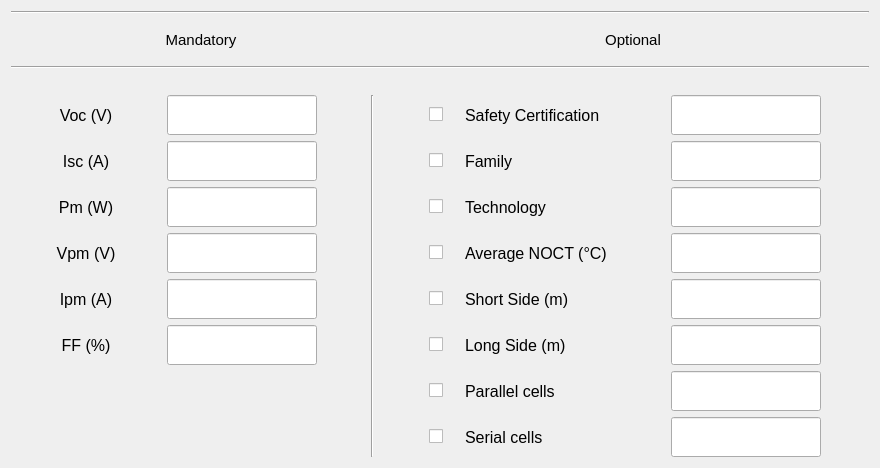
     <widget class="QWidget" name="verticalLayoutWidget_10">
      <property name="geometry">
       <rect>
        <x>710</x>
        <y>90</y>
        <width>880</width>
        <height>455</height>
       </rect>
      </property>
      <layout class="QVBoxLayout" name="verticalLayout_11">
       <item>
        <widget class="Line" name="line_6">
         <property name="orientation">
          <enum>Qt::Horizontal</enum>
         </property>
        </widget>
       </item>
       <item>
        <layout class="QHBoxLayout" name="horizontalLayout_9">
         <item>
          <widget class="QLabel" name="producerLabel_4">
           <property name="minimumSize">
            <size>
             <width>380</width>
             <height>40</height>
            </size>
           </property>
           <property name="maximumSize">
            <size>
             <width>380</width>
             <height>40</height>
            </size>
           </property>
           <property name="font">
            <font>
             <pointsize>11</pointsize>
            </font>
           </property>
           <property name="text">
            <string>Mandatory</string>
           </property>
           <property name="alignment">
            <set>Qt::AlignCenter</set>
           </property>
          </widget>
         </item>
         <item>
          <spacer name="horizontalSpacer_6">
           <property name="orientation">
            <enum>Qt::Horizontal</enum>
           </property>
           <property name="sizeHint" stdset="0">
            <size>
             <width>40</width>
             <height>20</height>
            </size>
           </property>
          </spacer>
         </item>
         <item>
          <widget class="QLabel" name="producerLabel_6">
           <property name="minimumSize">
            <size>
             <width>380</width>
             <height>40</height>
            </size>
           </property>
           <property name="maximumSize">
            <size>
             <width>380</width>
             <height>40</height>
            </size>
           </property>
           <property name="font">
            <font>
             <pointsize>11</pointsize>
            </font>
           </property>
           <property name="text">
            <string>Optional</string>
           </property>
           <property name="alignment">
            <set>Qt::AlignCenter</set>
           </property>
          </widget>
         </item>
         <item>
          <spacer name="horizontalSpacer_5">
           <property name="orientation">
            <enum>Qt::Horizontal</enum>
           </property>
           <property name="sizeHint" stdset="0">
            <size>
             <width>40</width>
             <height>20</height>
            </size>
           </property>
          </spacer>
         </item>
        </layout>
       </item>
       <item>
        <widget class="Line" name="line_5">
         <property name="orientation">
          <enum>Qt::Horizontal</enum>
         </property>
        </widget>
       </item>
       <item>
        <widget class="QLabel" name="label_27">
         <property name="text">
          <string/>
         </property>
        </widget>
       </item>
       <item>
        <layout class="QHBoxLayout" name="horizontalLayout_6">
         <item>
          <layout class="QVBoxLayout" name="verticalLayout_9">
           <item>
            <layout class="QFormLayout" name="formLayout_2">
             <item row="0" column="1">
              <widget class="QLineEdit" name="vocLineEdit">
               <property name="minimumSize">
                <size>
                 <width>150</width>
                 <height>40</height>
                </size>
               </property>
               <property name="maximumSize">
                <size>
                 <width>200</width>
                 <height>40</height>
                </size>
               </property>
              </widget>
             </item>
             <item row="1" column="0">
              <widget class="QLabel" name="iscLabel">
               <property name="minimumSize">
                <size>
                 <width>150</width>
                 <height>40</height>
                </size>
               </property>
               <property name="maximumSize">
                <size>
                 <width>200</width>
                 <height>40</height>
                </size>
               </property>
               <property name="font">
                <font>
                 <pointsize>12</pointsize>
                </font>
               </property>
               <property name="text">
                <string>Isc (A)</string>
               </property>
               <property name="alignment">
                <set>Qt::AlignCenter</set>
               </property>
              </widget>
             </item>
             <item row="1" column="1">
              <widget class="QLineEdit" name="iscLineEdit">
               <property name="minimumSize">
                <size>
                 <width>150</width>
                 <height>40</height>
                </size>
               </property>
               <property name="maximumSize">
                <size>
                 <width>200</width>
                 <height>40</height>
                </size>
               </property>
              </widget>
             </item>
             <item row="2" column="0">
              <widget class="QLabel" name="pmLabel">
               <property name="minimumSize">
                <size>
                 <width>150</width>
                 <height>40</height>
                </size>
               </property>
               <property name="maximumSize">
                <size>
                 <width>200</width>
                 <height>40</height>
                </size>
               </property>
               <property name="font">
                <font>
                 <pointsize>12</pointsize>
                </font>
               </property>
               <property name="text">
                <string>Pm (W)</string>
               </property>
               <property name="alignment">
                <set>Qt::AlignCenter</set>
               </property>
              </widget>
             </item>
             <item row="2" column="1">
              <widget class="QLineEdit" name="pmLineEdit">
               <property name="minimumSize">
                <size>
                 <width>150</width>
                 <height>40</height>
                </size>
               </property>
               <property name="maximumSize">
                <size>
                 <width>200</width>
                 <height>40</height>
                </size>
               </property>
              </widget>
             </item>
             <item row="3" column="0">
              <widget class="QLabel" name="vpmLabel">
               <property name="minimumSize">
                <size>
                 <width>150</width>
                 <height>40</height>
                </size>
               </property>
               <property name="maximumSize">
                <size>
                 <width>200</width>
                 <height>40</height>
                </size>
               </property>
               <property name="font">
                <font>
                 <pointsize>12</pointsize>
                </font>
               </property>
               <property name="text">
                <string>Vpm (V)</string>
               </property>
               <property name="alignment">
                <set>Qt::AlignCenter</set>
               </property>
              </widget>
             </item>
             <item row="3" column="1">
              <widget class="QLineEdit" name="vpmLineEdit">
               <property name="minimumSize">
                <size>
                 <width>150</width>
                 <height>40</height>
                </size>
               </property>
               <property name="maximumSize">
                <size>
                 <width>200</width>
                 <height>40</height>
                </size>
               </property>
              </widget>
             </item>
             <item row="4" column="0">
              <widget class="QLabel" name="ipmLabel">
               <property name="minimumSize">
                <size>
                 <width>150</width>
                 <height>40</height>
                </size>
               </property>
               <property name="maximumSize">
                <size>
                 <width>200</width>
                 <height>40</height>
                </size>
               </property>
               <property name="font">
                <font>
                 <pointsize>12</pointsize>
                </font>
               </property>
               <property name="text">
                <string>Ipm (A)</string>
               </property>
               <property name="alignment">
                <set>Qt::AlignCenter</set>
               </property>
              </widget>
             </item>
             <item row="4" column="1">
              <widget class="QLineEdit" name="ipmLineEdit">
               <property name="minimumSize">
                <size>
                 <width>150</width>
                 <height>40</height>
                </size>
               </property>
               <property name="maximumSize">
                <size>
                 <width>200</width>
                 <height>40</height>
                </size>
               </property>
              </widget>
             </item>
             <item row="5" column="0">
              <widget class="QLabel" name="ffLabel">
               <property name="minimumSize">
                <size>
                 <width>150</width>
                 <height>40</height>
                </size>
               </property>
               <property name="maximumSize">
                <size>
                 <width>200</width>
                 <height>40</height>
                </size>
               </property>
               <property name="font">
                <font>
                 <pointsize>12</pointsize>
                </font>
               </property>
               <property name="text">
                <string>FF (%)</string>
               </property>
               <property name="alignment">
                <set>Qt::AlignCenter</set>
               </property>
              </widget>
             </item>
             <item row="5" column="1">
              <widget class="QLineEdit" name="ffLineEdit">
               <property name="minimumSize">
                <size>
                 <width>150</width>
                 <height>40</height>
                </size>
               </property>
               <property name="maximumSize">
                <size>
                 <width>200</width>
                 <height>40</height>
                </size>
               </property>
              </widget>
             </item>
             <item row="0" column="0">
              <widget class="QLabel" name="vocLabel">
               <property name="minimumSize">
                <size>
                 <width>150</width>
                 <height>40</height>
                </size>
               </property>
               <property name="maximumSize">
                <size>
                 <width>200</width>
                 <height>40</height>
                </size>
               </property>
               <property name="font">
                <font>
                 <pointsize>12</pointsize>
                </font>
               </property>
               <property name="text">
                <string>Voc (V)</string>
               </property>
               <property name="alignment">
                <set>Qt::AlignCenter</set>
               </property>
              </widget>
             </item>
            </layout>
           </item>
          </layout>
         </item>
         <item>
          <spacer name="horizontalSpacer_2">
           <property name="orientation">
            <enum>Qt::Horizontal</enum>
           </property>
           <property name="sizeHint" stdset="0">
            <size>
             <width>40</width>
             <height>20</height>
            </size>
           </property>
          </spacer>
         </item>
         <item>
          <widget class="Line" name="line">
           <property name="orientation">
            <enum>Qt::Vertical</enum>
           </property>
          </widget>
         </item>
         <item>
          <spacer name="horizontalSpacer">
           <property name="orientation">
            <enum>Qt::Horizontal</enum>
           </property>
           <property name="sizeHint" stdset="0">
            <size>
             <width>40</width>
             <height>20</height>
            </size>
           </property>
          </spacer>
         </item>
         <item>
          <layout class="QVBoxLayout" name="verticalLayout_10">
           <item>
            <layout class="QGridLayout" name="gridLayout">
             <item row="5" column="0">
              <widget class="QCheckBox" name="longSideCheckBox">
               <property name="text">
                <string/>
               </property>
              </widget>
             </item>
             <item row="5" column="2">
              <widget class="QLineEdit" name="longSideLineEdit">
               <property name="minimumSize">
                <size>
                 <width>150</width>
                 <height>40</height>
                </size>
               </property>
               <property name="maximumSize">
                <size>
                 <width>200</width>
                 <height>40</height>
                </size>
               </property>
              </widget>
             </item>
             <item row="5" column="1">
              <widget class="QLabel" name="longSideLabel">
               <property name="minimumSize">
                <size>
                 <width>150</width>
                 <height>40</height>
                </size>
               </property>
               <property name="maximumSize">
                <size>
                 <width>200</width>
                 <height>40</height>
                </size>
               </property>
               <property name="font">
                <font>
                 <pointsize>12</pointsize>
                </font>
               </property>
               <property name="text">
                <string>Long Side (m)</string>
               </property>
               <property name="alignment">
                <set>Qt::AlignLeading|Qt::AlignLeft|Qt::AlignVCenter</set>
               </property>
              </widget>
             </item>
             <item row="2" column="1">
              <widget class="QLabel" name="techLabel">
               <property name="minimumSize">
                <size>
                 <width>150</width>
                 <height>40</height>
                </size>
               </property>
               <property name="maximumSize">
                <size>
                 <width>200</width>
                 <height>40</height>
                </size>
               </property>
               <property name="font">
                <font>
                 <pointsize>12</pointsize>
                </font>
               </property>
               <property name="text">
                <string>Technology</string>
               </property>
               <property name="alignment">
                <set>Qt::AlignLeading|Qt::AlignLeft|Qt::AlignVCenter</set>
               </property>
              </widget>
             </item>
             <item row="4" column="1">
              <widget class="QLabel" name="shortSideLabel">
               <property name="minimumSize">
                <size>
                 <width>150</width>
                 <height>40</height>
                </size>
               </property>
               <property name="maximumSize">
                <size>
                 <width>200</width>
                 <height>40</height>
                </size>
               </property>
               <property name="font">
                <font>
                 <pointsize>12</pointsize>
                </font>
               </property>
               <property name="text">
                <string>Short Side (m)</string>
               </property>
               <property name="alignment">
                <set>Qt::AlignLeading|Qt::AlignLeft|Qt::AlignVCenter</set>
               </property>
              </widget>
             </item>
             <item row="3" column="1">
              <widget class="QLabel" name="noctLabel">
               <property name="minimumSize">
                <size>
                 <width>150</width>
                 <height>40</height>
                </size>
               </property>
               <property name="maximumSize">
                <size>
                 <width>200</width>
                 <height>40</height>
                </size>
               </property>
               <property name="font">
                <font>
                 <pointsize>12</pointsize>
                </font>
               </property>
               <property name="text">
                <string>Average NOCT (°C)</string>
               </property>
               <property name="alignment">
                <set>Qt::AlignLeading|Qt::AlignLeft|Qt::AlignVCenter</set>
               </property>
              </widget>
             </item>
             <item row="1" column="2">
              <widget class="QLineEdit" name="familyLineEdit">
               <property name="minimumSize">
                <size>
                 <width>150</width>
                 <height>40</height>
                </size>
               </property>
               <property name="maximumSize">
                <size>
                 <width>200</width>
                 <height>40</height>
                </size>
               </property>
              </widget>
             </item>
             <item row="4" column="2">
              <widget class="QLineEdit" name="shortSideLineEdit">
               <property name="minimumSize">
                <size>
                 <width>150</width>
                 <height>40</height>
                </size>
               </property>
               <property name="maximumSize">
                <size>
                 <width>200</width>
                 <height>40</height>
                </size>
               </property>
              </widget>
             </item>
             <item row="2" column="2">
              <widget class="QLineEdit" name="techLineEdit">
               <property name="minimumSize">
                <size>
                 <width>150</width>
                 <height>40</height>
                </size>
               </property>
               <property name="maximumSize">
                <size>
                 <width>200</width>
                 <height>40</height>
                </size>
               </property>
              </widget>
             </item>
             <item row="0" column="2">
              <widget class="QLineEdit" name="safetyCertLineEdit">
               <property name="minimumSize">
                <size>
                 <width>150</width>
                 <height>40</height>
                </size>
               </property>
               <property name="maximumSize">
                <size>
                 <width>200</width>
                 <height>40</height>
                </size>
               </property>
              </widget>
             </item>
             <item row="3" column="2">
              <widget class="QLineEdit" name="noctLineEdit">
               <property name="minimumSize">
                <size>
                 <width>150</width>
                 <height>40</height>
                </size>
               </property>
               <property name="maximumSize">
                <size>
                 <width>200</width>
                 <height>40</height>
                </size>
               </property>
              </widget>
             </item>
             <item row="1" column="0">
              <widget class="QCheckBox" name="familyCheckBox">
               <property name="text">
                <string/>
               </property>
              </widget>
             </item>
             <item row="3" column="0">
              <widget class="QCheckBox" name="noctCheckBox">
               <property name="text">
                <string/>
               </property>
              </widget>
             </item>
             <item row="1" column="1">
              <widget class="QLabel" name="familyLabel">
               <property name="minimumSize">
                <size>
                 <width>150</width>
                 <height>40</height>
                </size>
               </property>
               <property name="maximumSize">
                <size>
                 <width>200</width>
                 <height>40</height>
                </size>
               </property>
               <property name="font">
                <font>
                 <pointsize>12</pointsize>
                </font>
               </property>
               <property name="text">
                <string>Family</string>
               </property>
               <property name="alignment">
                <set>Qt::AlignLeading|Qt::AlignLeft|Qt::AlignVCenter</set>
               </property>
              </widget>
             </item>
             <item row="0" column="0">
              <widget class="QCheckBox" name="safetyCertCheckBox">
               <property name="minimumSize">
                <size>
                 <width>30</width>
                 <height>0</height>
                </size>
               </property>
               <property name="maximumSize">
                <size>
                 <width>20</width>
                 <height>16777215</height>
                </size>
               </property>
               <property name="text">
                <string/>
               </property>
              </widget>
             </item>
             <item row="4" column="0">
              <widget class="QCheckBox" name="shortSideCheckBox">
               <property name="text">
                <string/>
               </property>
              </widget>
             </item>
             <item row="2" column="0">
              <widget class="QCheckBox" name="techCheckBox">
               <property name="text">
                <string/>
               </property>
              </widget>
             </item>
             <item row="0" column="1">
              <widget class="QLabel" name="safetyCertLabel">
               <property name="minimumSize">
                <size>
                 <width>200</width>
                 <height>40</height>
                </size>
               </property>
               <property name="maximumSize">
                <size>
                 <width>200</width>
                 <height>40</height>
                </size>
               </property>
               <property name="font">
                <font>
                 <pointsize>12</pointsize>
                </font>
               </property>
               <property name="text">
                <string>Safety Certification</string>
               </property>
               <property name="alignment">
                <set>Qt::AlignLeading|Qt::AlignLeft|Qt::AlignVCenter</set>
               </property>
              </widget>
             </item>
             <item row="6" column="0">
              <widget class="QCheckBox" name="paralleLinksCheckBox">
               <property name="text">
                <string/>
               </property>
              </widget>
             </item>
             <item row="7" column="0">
              <widget class="QCheckBox" name="serialCellsCheckBox">
               <property name="text">
                <string/>
               </property>
              </widget>
             </item>
             <item row="6" column="1">
              <widget class="QLabel" name="paralleLinksLabel">
               <property name="minimumSize">
                <size>
                 <width>150</width>
                 <height>40</height>
                </size>
               </property>
               <property name="maximumSize">
                <size>
                 <width>200</width>
                 <height>40</height>
                </size>
               </property>
               <property name="font">
                <font>
                 <pointsize>12</pointsize>
                </font>
               </property>
               <property name="text">
                <string>Parallel cells</string>
               </property>
               <property name="alignment">
                <set>Qt::AlignLeading|Qt::AlignLeft|Qt::AlignVCenter</set>
               </property>
              </widget>
             </item>
             <item row="7" column="1">
              <widget class="QLabel" name="serialCellsLabel">
               <property name="minimumSize">
                <size>
                 <width>150</width>
                 <height>40</height>
                </size>
               </property>
               <property name="maximumSize">
                <size>
                 <width>200</width>
                 <height>40</height>
                </size>
               </property>
               <property name="font">
                <font>
                 <pointsize>12</pointsize>
                </font>
               </property>
               <property name="text">
                <string>Serial cells</string>
               </property>
               <property name="alignment">
                <set>Qt::AlignLeading|Qt::AlignLeft|Qt::AlignVCenter</set>
               </property>
              </widget>
             </item>
             <item row="6" column="2">
              <widget class="QLineEdit" name="paralleLinksLineEdit">
               <property name="minimumSize">
                <size>
                 <width>150</width>
                 <height>40</height>
                </size>
               </property>
               <property name="maximumSize">
                <size>
                 <width>200</width>
                 <height>40</height>
                </size>
               </property>
              </widget>
             </item>
             <item row="7" column="2">
              <widget class="QLineEdit" name="serialCellsLineEdit">
               <property name="minimumSize">
                <size>
                 <width>150</width>
                 <height>40</height>
                </size>
               </property>
               <property name="maximumSize">
                <size>
                 <width>200</width>
                 <height>40</height>
                </size>
               </property>
              </widget>
             </item>
            </layout>
           </item>
          </layout>
         </item>
         <item>
          <spacer name="horizontalSpacer_4">
           <property name="orientation">
            <enum>Qt::Horizontal</enum>
           </property>
           <property name="sizeHint" stdset="0">
            <size>
             <width>40</width>
             <height>20</height>
            </size>
           </property>
          </spacer>
         </item>
        </layout>
       </item>
      </layout>
     </widget>
